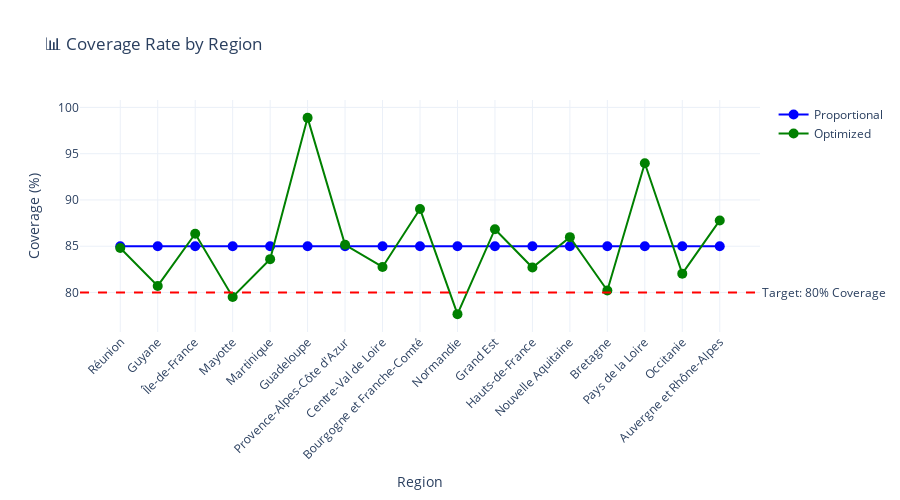

The code cell stored with this chart in its notebook:
### Code cell
# Coverage comparison
if df_predictions is not None:
    fig = go.Figure()

    fig.add_trace(go.Scatter(
        x=regional_demand['region'],
        y=regional_demand['coverage_proportional'],
        mode='markers+lines',
        name='Proportional',
        marker=dict(size=10, color='blue')
    ))

    if 'coverage_optimal' in regional_demand.columns:
        fig.add_trace(go.Scatter(
            x=regional_demand['region'],
            y=regional_demand['coverage_optimal'],
            mode='markers+lines',
            name='Optimized',
            marker=dict(size=10, color='green')
        ))

    # Target line at 80%
    fig.add_hline(
        y=80,
        line_dash='dash',
        line_color='red',
        annotation_text='Target: 80% Coverage',
        annotation_position='right'
    )

    fig.update_layout(
        title=' Coverage Rate by Region',
        xaxis_title='Region',
        yaxis_title='Coverage (%)',
        xaxis_tickangle=-45,
        height=500,
        template='plotly_white',
        hovermode='x unified'
    )

    fig.write_html(viz_path / 'coverage_by_region.html')
    fig.show()
    print(" Saved: coverage_by_region.html")

### Figure 1 — Plotly figure (JSON) as saved in the notebook; plotly's stock layout.template omitted (floating-point values rounded to 4 significant figures)
{"data": [{"marker": {"color": "blue", "size": 10}, "mode": "markers+lines", "name": "Proportional", "type": "scatter", "x": ["Réunion", "Guyane", "Île-de-France", "Mayotte", "Martinique", "Guadeloupe", "Provence-Alpes-Côte d'Azur", "Centre-Val de Loire", "Bourgogne et Franche-Comté", "Normandie", "Grand Est", "Hauts-de-France", "Nouvelle Aquitaine", "Bretagne", "Pays de la Loire", "Occitanie", "Auvergne et Rhône-Alpes"], "y": [85.0, 85.0, 85.0, 85.0, 85.0, 85.0, 85.0, 85.0, 85.0, 85.0, 85.0, 85.0, 85.0, 85.0, 85.0, 85.0, 85.0]}, {"marker": {"color": "green", "size": 10}, "mode": "markers+lines", "name": "Optimized", "type": "scatter", "x": ["Réunion", "Guyane", "Île-de-France", "Mayotte", "Martinique", "Guadeloupe", "Provence-Alpes-Côte d'Azur", "Centre-Val de Loire", "Bourgogne et Franche-Comté", "Normandie", "Grand Est", "Hauts-de-France", "Nouvelle Aquitaine", "Bretagne", "Pays de la Loire", "Occitanie", "Auvergne et Rhône-Alpes"], "y": [84.8, 80.71, 86.35, 79.52, 83.6, 98.87, 85.15, 82.76, 89.03, 77.66, 86.84, 82.7, 85.98, 80.22, 93.97, 82.04, 87.79]}], "layout": {"annotations": [{"showarrow": false, "text": "Target: 80% Coverage", "x": 1, "xanchor": "left", "xref": "x domain", "y": 80, "yanchor": "middle", "yref": "y"}], "height": 500, "hovermode": "x unified", "shapes": [{"line": {"color": "red", "dash": "dash"}, "type": "line", "x0": 0, "x1": 1, "xref": "x domain", "y0": 80, "y1": 80, "yref": "y"}], "title": {"text": "📊 Coverage Rate by Region"}, "xaxis": {"tickangle": -45, "title": {"text": "Region"}}, "yaxis": {"title": {"text": "Coverage (%)"}}}}
